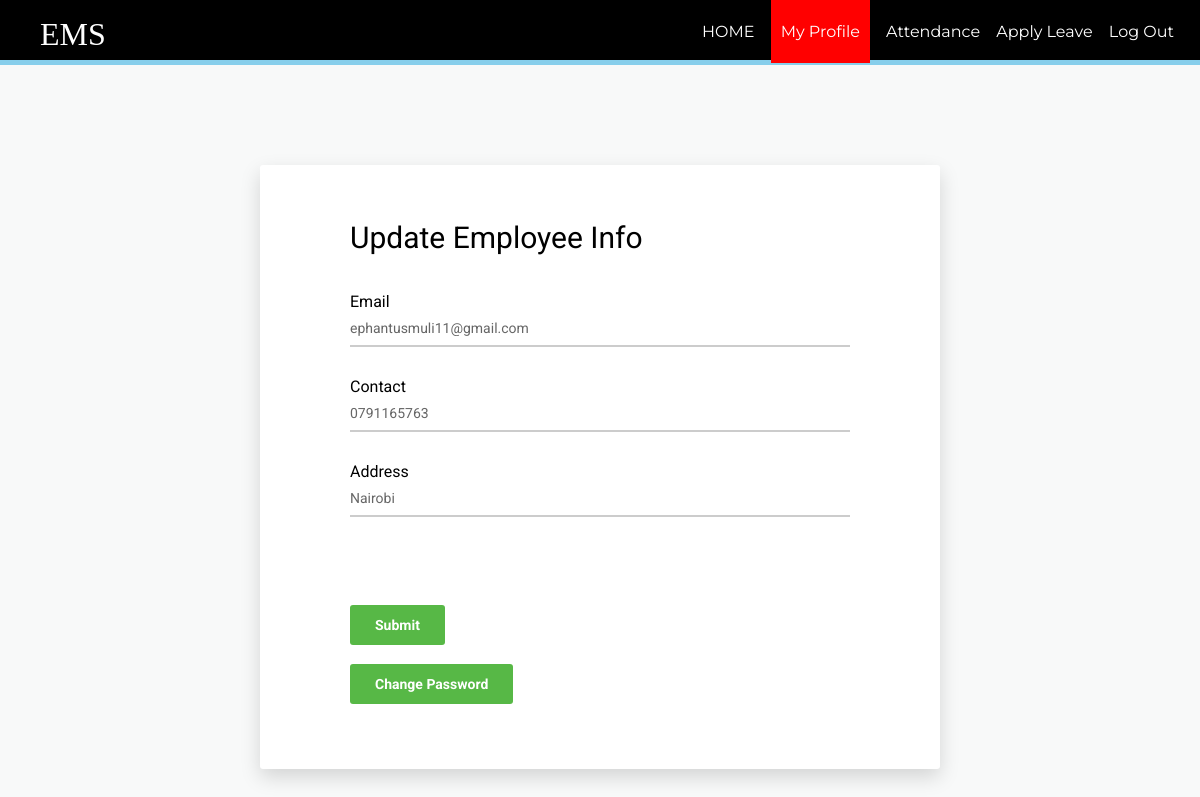
The app's page /employee/myprofileup.php?id=115 with its own data.
### tables this page shows
CREATE TABLE `employee` (
  `id` int(11) NOT NULL,
  `firstName` varchar(100) NOT NULL,
  `lastName` varchar(100) NOT NULL,
  `email` varchar(100) NOT NULL,
  `password` text NOT NULL,
  `birthday` date NOT NULL,
  `gender` varchar(10) NOT NULL,
  `contact` varchar(20) NOT NULL,
  `nid` int(20) NOT NULL,
  `address` varchar(100) DEFAULT NULL,
  `dept` varchar(100) NOT NULL,
  `degree` varchar(100) NOT NULL,
  `pic` text NOT NULL
);

### employee/myprofileup.php (the view, shortened to what this page needs)
<?php
require_once ('process/dbh.php');
?>
<?php
  $id = (isset($_GET['id']) ? $_GET['id'] : '');
  $sql = "SELECT * from `employee` WHERE id=$id";
  $result = mysqli_query($conn, $sql);
  if($result){
  while($res = mysqli_fetch_assoc($result)){
  $email = $res['email'];
  $contact = $res['contact'];
  $address = $res['address'];
}
}
?>
<html>
<head>
    <link href="vendor/mdi-font/css/material-design-iconic-font.min.css" rel="stylesheet" media="all">
    <link href="vendor/font-awesome-4.7/css/font-awesome.min.css" rel="stylesheet" media="all">
    <link href="vendor/select2/select2.min.css" rel="stylesheet" media="all">
    <link href="vendor/datepicker/daterangepicker.css" rel="stylesheet" media="all">
    <link href="css/main.css" rel="stylesheet" media="all">
</head>
<body>
  <header>
    <nav>
      <h1>EMS</h1>
      <ul id="navli">
        <li><a class="homeblack" href="eloginwel.php?id=<?php echo $id?>"">HOME</a></li>
        <li><a class="homered" href="myprofile.php?id=<?php echo $id?>"">My Profile</a></li>
        <li><a class="homeblack" href="attendance.php?id=<?php echo $id?>"">Attendance</a></li>
        <li><a class="homeblack" href="applyleave.php?id=<?php echo $id?>"">Apply Leave</a></li>
        <li><a class="homeblack" href="elogin.html">Log Out</a></li>
      </ul>
    </nav>
  </header>
  <div class="divider"></div>
  <div class="page-wrapper bg-blue p-t-100 p-b-100 font-robo">
        <div class="wrapper wrapper--w680">
            <div class="card card-1">
                <div class="card-body">
                    <h2 class="title">Update Employee Info</h2>
                    <form id = "registration" action="myprofileup.php" method="POST">
                        <div class="input-group">
                          <p>Email</p>
                            <input class="input--style-1" type="email"  name="email" value="<?php echo $email;?>">
                        </div>
                        <div class="input-group">
                          <p>Contact</p>
                            <input class="input--style-1" type="number" name="contact" value="<?php echo $contact;?>">
                        </div>
                         <div class="input-group">
                          <p>Address</p>
                            <input class="input--style-1" type="text"  name="address" value="<?php echo $address;?>">
                        </div>
                        <input type="hidden" name="id" id="textField" value="<?php echo $id;?>" required="required"><br><br>
                        <div class="p-t-20">
                            <button class="btn btn--radius btn--green" type="submit" name="update">Submit</button>
                        </div>
                    </form>
                    <br>
                    <button class="btn btn--radius btn--green" onclick="window.location.href = 'changepassemp.php?id=<?php echo $id?>';">Change Password</button>
                </div>
            </div>
        </div>
    </div>
</body>
</html>

### employee/css/main.css (style rules this page uses)
body { margin: 0px; }
header { background: black; color: white; padding: 16px 20px 6px 40px; height: 60px; }
header h1 { display: inline; font-family: 'Times New Roman'; font-weight: 400; font-size: 32px; float: left; margin-top: 0px; margin-right: 10px; }
nav ul { display: inline; padding: 6px; float: right; }
nav ul li { display: inline-block; list-style-type: none; color: white; float: none; margin-left: 12px; }
nav ul li a { color: white; text-decoration: none; }
#navli { font-family: 'Montserrat', sans-serif; }
.homered { background-color: red; padding: 30px 10px 22px 10px; }
.divider { background-color: skyblue; height: 5px; }
.font-robo { font-family: "Roboto", "Arial", "Helvetica Neue", sans-serif; }
html { -webkit-box-sizing: border-box; -moz-box-sizing: border-box; box-sizing: border-box; }
* { padding: 0; margin: 0; }
*, *:before, *:after { -webkit-box-sizing: inherit; -moz-box-sizing: inherit; box-sizing: inherit; }
h2, h3, h4, h5, h6, blockquote, p, pre, dl, dd, ol, ul, figure, hr, fieldset, legend { margin: 0; padding: 0; }
button { outline: none; background: none; border: none; }
.page-wrapper { min-height: 100vh; }
h1, h2, h3, h4, h5, h6 { font-weight: 400; }
h1 { font-size: 36px; }
h2 { font-size: 30px; }
.bg-blue { background: #F8F9F9; }
.p-t-100 { padding-top: 100px; }
.p-t-20 { padding-top: 20px; }
.p-b-100 { padding-bottom: 100px; }
.wrapper { margin: 0 auto; }
.wrapper--w680 { max-width: 680px; }
.btn { line-height: 40px; display: inline-block; padding: 0 25px; cursor: pointer; font-family: "Roboto", "Arial", "Helvetica Neue", sans-serif; color: #fff; -webkit-transition: all 0.4s ease; -o-transition: all 0.4s ease; -moz-transition: all 0.4s ease; transition: all 0.4s ease; font-size: 14px; font-weight: 700; }
.btn--radius { -webkit-border-radius: 3px; -moz-border-radius: 3px; border-radius: 3px; }
.btn--green { background: #57b846; }
input { outline: none; margin: 0; border: none; -webkit-box-shadow: none; -moz-box-shadow: none; box-shadow: none; width: 100%; font-size: 14px; font-family: inherit; }
.input-group { position: relative; margin-bottom: 30px; border-bottom: 2px solid #ccc; }
.input--style-1 { padding: 9px 0; color: #666; }
.title { margin-bottom: 37px; }
.card { overflow: hidden; -webkit-border-radius: 3px; -moz-border-radius: 3px; border-radius: 3px; background: #fff; }
.card-1 { -webkit-box-shadow: 0px 8px 20px 0px rgba(0, 0, 0, 0.15); -moz-box-shadow: 0px 8px 20px 0px rgba(0, 0, 0, 0.15); box-shadow: 0px 8px 20px 0px rgba(0, 0, 0, 0.15); }
.card-1 .card-body { padding: 0 90px; padding-top: 55px; padding-bottom: 65px; }

### records on screen
employee: email "ephantusmuli11@gmail.com", contact "0791165763", address "Nairobi"
